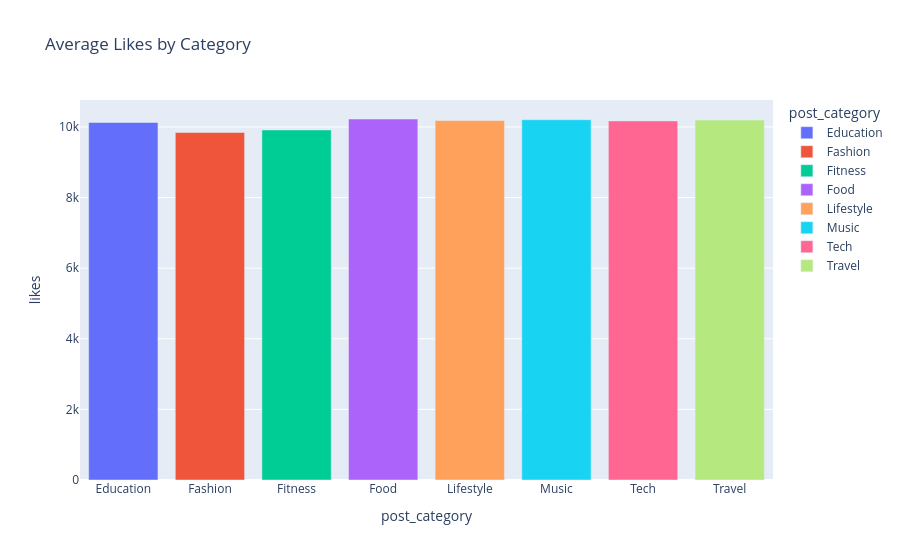

This figure's notebook cell:
### Code cell
avg_likes = df.groupby("post_category")["likes"].mean().reset_index()

Bar = px.bar(
    avg_likes,
    x="post_category",
    y="likes",
    title="Average Likes by Category",
    color="post_category"
)

Bar.show()

### Figure 1 — Plotly figure (JSON) as saved in the notebook; plotly's stock layout.template omitted (floating-point values rounded to 4 significant figures)
{"data": [{"hovertemplate": "post_category=%{x}<br>likes=%{y}<extra></extra>", "legendgroup": "Education", "marker": {"color": "#636efa", "pattern": {"shape": ""}}, "name": "Education", "orientation": "v", "showlegend": true, "textposition": "auto", "type": "bar", "x": ["Education"], "xaxis": "x", "y": [10130.0], "yaxis": "y"}, {"hovertemplate": "post_category=%{x}<br>likes=%{y}<extra></extra>", "legendgroup": "Fashion", "marker": {"color": "#EF553B", "pattern": {"shape": ""}}, "name": "Fashion", "orientation": "v", "showlegend": true, "textposition": "auto", "type": "bar", "x": ["Fashion"], "xaxis": "x", "y": [9843.0], "yaxis": "y"}, {"hovertemplate": "post_category=%{x}<br>likes=%{y}<extra></extra>", "legendgroup": "Fitness", "marker": {"color": "#00cc96", "pattern": {"shape": ""}}, "name": "Fitness", "orientation": "v", "showlegend": true, "textposition": "auto", "type": "bar", "x": ["Fitness"], "xaxis": "x", "y": [9915.0], "yaxis": "y"}, {"hovertemplate": "post_category=%{x}<br>likes=%{y}<extra></extra>", "legendgroup": "Food", "marker": {"color": "#ab63fa", "pattern": {"shape": ""}}, "name": "Food", "orientation": "v", "showlegend": true, "textposition": "auto", "type": "bar", "x": ["Food"], "xaxis": "x", "y": [10230.0], "yaxis": "y"}, {"hovertemplate": "post_category=%{x}<br>likes=%{y}<extra></extra>", "legendgroup": "Lifestyle", "marker": {"color": "#FFA15A", "pattern": {"shape": ""}}, "name": "Lifestyle", "orientation": "v", "showlegend": true, "textposition": "auto", "type": "bar", "x": ["Lifestyle"], "xaxis": "x", "y": [10180.0], "yaxis": "y"}, {"hovertemplate": "post_category=%{x}<br>likes=%{y}<extra></extra>", "legendgroup": "Music", "marker": {"color": "#19d3f3", "pattern": {"shape": ""}}, "name": "Music", "orientation": "v", "showlegend": true, "textposition": "auto", "type": "bar", "x": ["Music"], "xaxis": "x", "y": [10210.0], "yaxis": "y"}, {"hovertemplate": "post_category=%{x}<br>likes=%{y}<extra></extra>", "legendgroup": "Tech", "marker": {"color": "#FF6692", "pattern": {"shape": ""}}, "name": "Tech", "orientation": "v", "showlegend": true, "textposition": "auto", "type": "bar", "x": ["Tech"], "xaxis": "x", "y": [10170.0], "yaxis": "y"}, {"hovertemplate": "post_category=%{x}<br>likes=%{y}<extra></extra>", "legendgroup": "Travel", "marker": {"color": "#B6E880", "pattern": {"shape": ""}}, "name": "Travel", "orientation": "v", "showlegend": true, "textposition": "auto", "type": "bar", "x": ["Travel"], "xaxis": "x", "y": [10200.0], "yaxis": "y"}], "layout": {"barmode": "relative", "legend": {"title": {"text": "post_category"}, "tracegroupgap": 0}, "title": {"text": "Average Likes by Category"}, "xaxis": {"anchor": "y", "categoryarray": ["Education", "Fashion", "Fitness", "Food", "Lifestyle", "Music", "Tech", "Travel"], "categoryorder": "array", "domain": [0, 1], "title": {"text": "post_category"}}, "yaxis": {"anchor": "x", "domain": [0, 1], "title": {"text": "likes"}}}}
